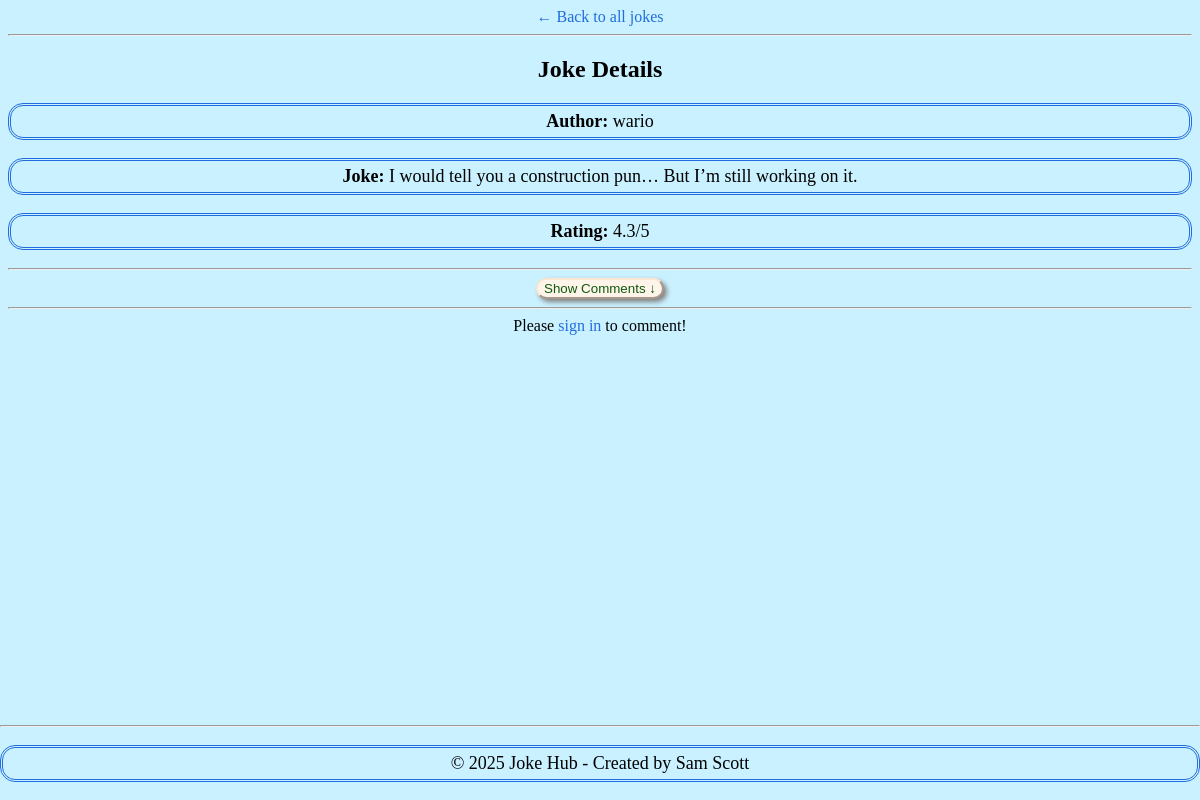
Page /joke_detail/2 on the earlier database version.
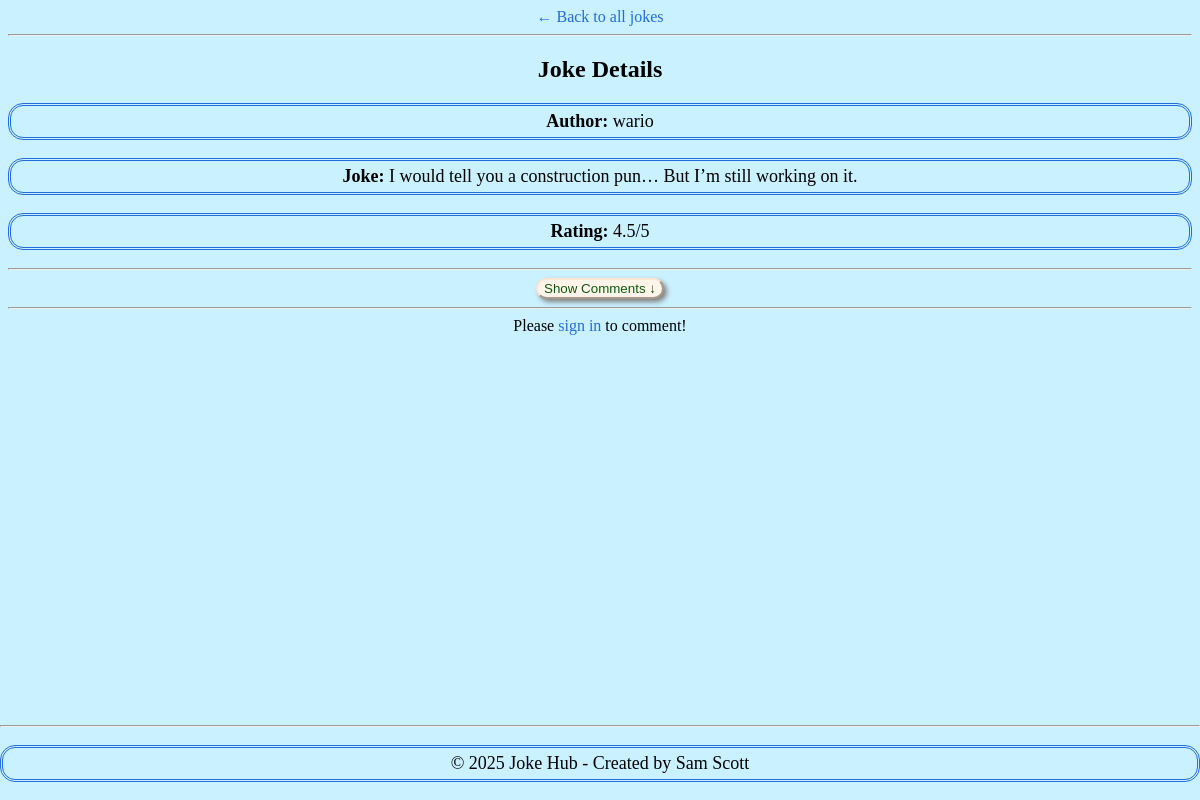
Same page on the later database version.
### tables this page shows
CREATE TABLE jokes (  -- jokes table for users to insert jokes
                id INTEGER PRIMARY KEY AUTOINCREMENT,
                content TEXT NOT NULL,
                timestamp TEXT NOT NULL,
                user_id INTEGER, --replacing this use instead of username
                rating REAL DEFAULT 0, 
                approved INTEGER DEFAULT 0,
                FOREIGN KEY(user_id) REFERENCES users(id) ON DELETE CASCADE 
                --Setting up the table with ON DELETE CASCADE, then deleting the user will automatically delete all related data(which is what we want!) 
            );

### app.py (the view)
@app.route('/joke_detail/<int:joke_id>')
def joke_detail(joke_id):
    conn = sqlite3.connect('jokes.db')
    conn.row_factory = sqlite3.Row
    c = conn.cursor()
    c.execute('''
            SELECT "jokes"."id", "jokes"."content", "jokes"."rating", "users"."username"
            FROM "jokes"
            JOIN "users" ON "jokes"."user_id" = "users"."id"
            WHERE "jokes"."id" = ?
            ''', (joke_id,))
    row = c.fetchone()
    if row is None:
        flash("Joke not found.")
        return redirect(url_for('index'))
    joke = {
        'id': row[0],
        'content': row[1],
        'rating': row[2],
        'username': row[3]
    }
    c.execute('''
            SELECT "ratings"."comment", "users"."username", "ratings"."rating", "ratings"."timestamp"
            FROM "ratings"
            JOIN "users" ON "ratings"."user_id" = "users"."id"
            WHERE "ratings"."joke_id" = ?
            ORDER BY ratings.timestamp DESC
            ''', (joke_id,))
    comments = []
    for row in c.fetchall():
        comments.append({
            'comment':row[0],
            'username': row[1],
            'rating': row[2],
            'timestamp': row[3]
        })
    conn.close()
    return render_template('joke_detail.html', joke=joke, comments=comments)

### templates/joke_detail.html (shortened to what this page needs)
<!DOCTYPE html>
<html lang="en">
<head>
    <link rel="stylesheet" href="{{ url_for('static', filename='css/index.css') }}">
</head>
<body>
    <a href="{{ url_for('index') }}">&larr; Back to all jokes</a>
        <hr>
        <h2>Joke Details</h2>
        <p><strong>Author:</strong> {{ joke.username }}</p>
        <p><strong>Joke:</strong> {{ joke.content }}</p>
        <p><strong>Rating:</strong> {{ joke.rating or 0 }}/5</p>
        <hr>
    <button class="comment-section-button" type="submit">Show Comments ↓</button>
    <hr>
    {% if session.get('user_id') %}
            <form method ="POST" action="{{ url_for('rate_joke', joke_id = joke['id'])}}">
                <label for="rating">Rate this joke:</label>
                <select name="rating" required>
                    <option value=""> </option>
                    {% for i in range(1, 6) %}
                    <option value="{{ i }}">{{ i }}</option>
                    {% endfor %}
                </select>
                <label for="comment">Comment:</label>
                <textarea name="comment" required></textarea>
                <button type="submit">Submit</button>
            </form>
    {% else %}
        Please <a href="{{ url_for('login') }}">sign in</a> to comment!
    {% endif %}
     <footer>
        <hr>
        <p>&copy; 2025 Joke Hub - Created by Sam Scott </p>
    </footer>
</body>
</html>

Differences in the rows shown:
changed jokes "I would tell you a construction pun… But I’m still working on it.": rating "4.3" → "4.5"
